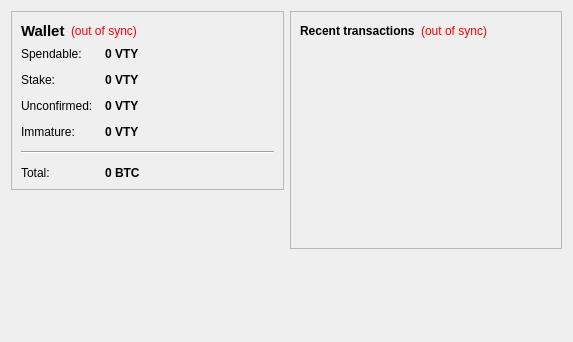
<?xml version="1.0" encoding="UTF-8"?>
<ui version="4.0">
 <class>OverviewPage</class>
 <widget class="QWidget" name="OverviewPage">
  <property name="geometry">
   <rect>
    <x>0</x>
    <y>0</y>
    <width>573</width>
    <height>342</height>
   </rect>
  </property>
  <property name="windowTitle">
   <string>Form</string>
  </property>
  <layout class="QHBoxLayout" name="horizontalLayout" stretch="1,1">
   <item>
    <layout class="QVBoxLayout" name="verticalLayout_2">
     <item>
      <widget class="QFrame" name="frame">
       <property name="frameShape">
        <enum>QFrame::StyledPanel</enum>
       </property>
       <property name="frameShadow">
        <enum>QFrame::Raised</enum>
       </property>
       <layout class="QVBoxLayout" name="verticalLayout_4">
        <item>
         <layout class="QHBoxLayout" name="horizontalLayout_4">
          <item>
           <widget class="QLabel" name="label_5">
            <property name="font">
             <font>
              <pointsize>11</pointsize>
              <weight>75</weight>
              <bold>true</bold>
             </font>
            </property>
            <property name="text">
             <string>Wallet</string>
            </property>
           </widget>
          </item>
          <item>
           <widget class="QLabel" name="labelWalletStatus">
            <property name="toolTip">
             <string>The displayed information may be out of date. Your wallet automatically synchronizes with the VictoriousCoin network after a connection is established, but this process has not completed yet.</string>
            </property>
            <property name="styleSheet">
             <string notr="true">QLabel { color: red; }</string>
            </property>
            <property name="text">
             <string notr="true">(out of sync)</string>
            </property>
            <property name="alignment">
             <set>Qt::AlignLeading|Qt::AlignLeft|Qt::AlignVCenter</set>
            </property>
           </widget>
          </item>
          <item>
           <spacer name="horizontalSpacer_2">
            <property name="orientation">
             <enum>Qt::Horizontal</enum>
            </property>
            <property name="sizeHint" stdset="0">
             <size>
              <width>40</width>
              <height>20</height>
             </size>
            </property>
           </spacer>
          </item>
         </layout>
        </item>
        <item>
         <layout class="QFormLayout" name="formLayout_2">
          <property name="fieldGrowthPolicy">
           <enum>QFormLayout::AllNonFixedFieldsGrow</enum>
          </property>
          <property name="horizontalSpacing">
           <number>12</number>
          </property>
          <property name="verticalSpacing">
           <number>12</number>
          </property>
          <item row="0" column="0">
           <widget class="QLabel" name="label">
            <property name="text">
             <string>Spendable:</string>
            </property>
           </widget>
          </item>
          <item row="0" column="1">
           <widget class="QLabel" name="labelBalance">
            <property name="font">
             <font>
              <weight>75</weight>
              <bold>true</bold>
             </font>
            </property>
            <property name="cursor">
             <cursorShape>IBeamCursor</cursorShape>
            </property>
            <property name="toolTip">
             <string>Your current spendable balance</string>
            </property>
            <property name="text">
             <string notr="true">0 VTY</string>
            </property>
            <property name="textInteractionFlags">
             <set>Qt::LinksAccessibleByMouse|Qt::TextSelectableByKeyboard|Qt::TextSelectableByMouse</set>
            </property>
           </widget>
          </item>
          <item row="1" column="0">
           <widget class="QLabel" name="label_6">
            <property name="text">
             <string>Stake:</string>
            </property>
           </widget>
          </item>
          <item row="1" column="1">
           <widget class="QLabel" name="labelStake">
            <property name="font">
             <font>
              <weight>75</weight>
              <bold>true</bold>
             </font>
            </property>
            <property name="cursor">
             <cursorShape>IBeamCursor</cursorShape>
            </property>
            <property name="toolTip">
             <string>Total of coins that was staked, and do not yet count toward the current balance</string>
            </property>
            <property name="text">
             <string notr="true">0 VTY</string>
            </property>
            <property name="textInteractionFlags">
             <set>Qt::LinksAccessibleByMouse|Qt::TextSelectableByKeyboard|Qt::TextSelectableByMouse</set>
            </property>
           </widget>
          </item>
          <item row="2" column="0">
           <widget class="QLabel" name="label_3">
            <property name="text">
             <string>Unconfirmed:</string>
            </property>
           </widget>
          </item>
          <item row="2" column="1">
           <widget class="QLabel" name="labelUnconfirmed">
            <property name="font">
             <font>
              <weight>75</weight>
              <bold>true</bold>
             </font>
            </property>
            <property name="cursor">
             <cursorShape>IBeamCursor</cursorShape>
            </property>
            <property name="toolTip">
             <string>Total of transactions that have yet to be confirmed, and do not yet count toward the current balance</string>
            </property>
            <property name="text">
             <string notr="true">0 VTY</string>
            </property>
            <property name="textInteractionFlags">
             <set>Qt::LinksAccessibleByMouse|Qt::TextSelectableByKeyboard|Qt::TextSelectableByMouse</set>
            </property>
           </widget>
          </item>
          <item row="3" column="0">
           <widget class="QLabel" name="labelImmatureText">
            <property name="text">
             <string>Immature:</string>
            </property>
           </widget>
          </item>
          <item row="3" column="1">
           <widget class="QLabel" name="labelImmature">
            <property name="font">
             <font>
              <weight>75</weight>
              <bold>true</bold>
             </font>
            </property>
            <property name="toolTip">
             <string>Mined balance that has not yet matured</string>
            </property>
            <property name="text">
             <string notr="true">0 VTY</string>
            </property>
            <property name="textInteractionFlags">
             <set>Qt::LinksAccessibleByMouse|Qt::TextSelectableByKeyboard|Qt::TextSelectableByMouse</set>
            </property>
           </widget>
          </item>
          <item row="4" column="0" colspan="2">
           <widget class="Line" name="line">
            <property name="orientation">
             <enum>Qt::Horizontal</enum>
            </property>
           </widget>
          </item>
          <item row="5" column="0">
           <widget class="QLabel" name="labelTotalText">
            <property name="text">
             <string>Total:</string>
            </property>
           </widget>
          </item>
          <item row="5" column="1">
           <widget class="QLabel" name="labelTotal">
            <property name="font">
             <font>
              <weight>75</weight>
              <bold>true</bold>
             </font>
            </property>
            <property name="cursor">
             <cursorShape>IBeamCursor</cursorShape>
            </property>
            <property name="toolTip">
             <string>Your current total balance</string>
            </property>
            <property name="text">
             <string notr="true">0 BTC</string>
            </property>
            <property name="textInteractionFlags">
             <set>Qt::LinksAccessibleByMouse|Qt::TextSelectableByKeyboard|Qt::TextSelectableByMouse</set>
            </property>
           </widget>
          </item>
         </layout>
        </item>
       </layout>
      </widget>
     </item>
     <item>
      <spacer name="verticalSpacer">
       <property name="orientation">
        <enum>Qt::Vertical</enum>
       </property>
       <property name="sizeHint" stdset="0">
        <size>
         <width>20</width>
         <height>40</height>
        </size>
       </property>
      </spacer>
     </item>
    </layout>
   </item>
   <item>
    <layout class="QVBoxLayout" name="verticalLayout_3">
     <item>
      <widget class="QFrame" name="frame_2">
       <property name="frameShape">
        <enum>QFrame::StyledPanel</enum>
       </property>
       <property name="frameShadow">
        <enum>QFrame::Raised</enum>
       </property>
       <layout class="QVBoxLayout" name="verticalLayout">
        <item>
         <layout class="QHBoxLayout" name="horizontalLayout_2">
          <item>
           <widget class="QLabel" name="label_4">
            <property name="text">
             <string>&lt;b&gt;Recent transactions&lt;/b&gt;</string>
            </property>
           </widget>
          </item>
          <item>
           <widget class="QLabel" name="labelTransactionsStatus">
            <property name="toolTip">
             <string>The displayed information may be out of date. Your wallet automatically synchronizes with the VictoriousCoin network after a connection is established, but this process has not completed yet.</string>
            </property>
            <property name="styleSheet">
             <string notr="true">QLabel { color: red; }</string>
            </property>
            <property name="text">
             <string notr="true">(out of sync)</string>
            </property>
            <property name="alignment">
             <set>Qt::AlignRight|Qt::AlignTrailing|Qt::AlignVCenter</set>
            </property>
           </widget>
          </item>
          <item>
           <spacer name="horizontalSpacer">
            <property name="orientation">
             <enum>Qt::Horizontal</enum>
            </property>
            <property name="sizeHint" stdset="0">
             <size>
              <width>40</width>
              <height>20</height>
             </size>
            </property>
           </spacer>
          </item>
         </layout>
        </item>
        <item>
         <widget class="QListView" name="listTransactions">
          <property name="styleSheet">
           <string notr="true">QListView { background: transparent; }</string>
          </property>
          <property name="frameShape">
           <enum>QFrame::NoFrame</enum>
          </property>
          <property name="verticalScrollBarPolicy">
           <enum>Qt::ScrollBarAlwaysOff</enum>
          </property>
          <property name="horizontalScrollBarPolicy">
           <enum>Qt::ScrollBarAlwaysOff</enum>
          </property>
          <property name="selectionMode">
           <enum>QAbstractItemView::NoSelection</enum>
          </property>
         </widget>
        </item>
       </layout>
      </widget>
     </item>
     <item>
      <spacer name="verticalSpacer_2">
       <property name="orientation">
        <enum>Qt::Vertical</enum>
       </property>
       <property name="sizeHint" stdset="0">
        <size>
         <width>20</width>
         <height>40</height>
        </size>
       </property>
      </spacer>
     </item>
    </layout>
   </item>
  </layout>
 </widget>
 <resources/>
 <connections/>
</ui>
